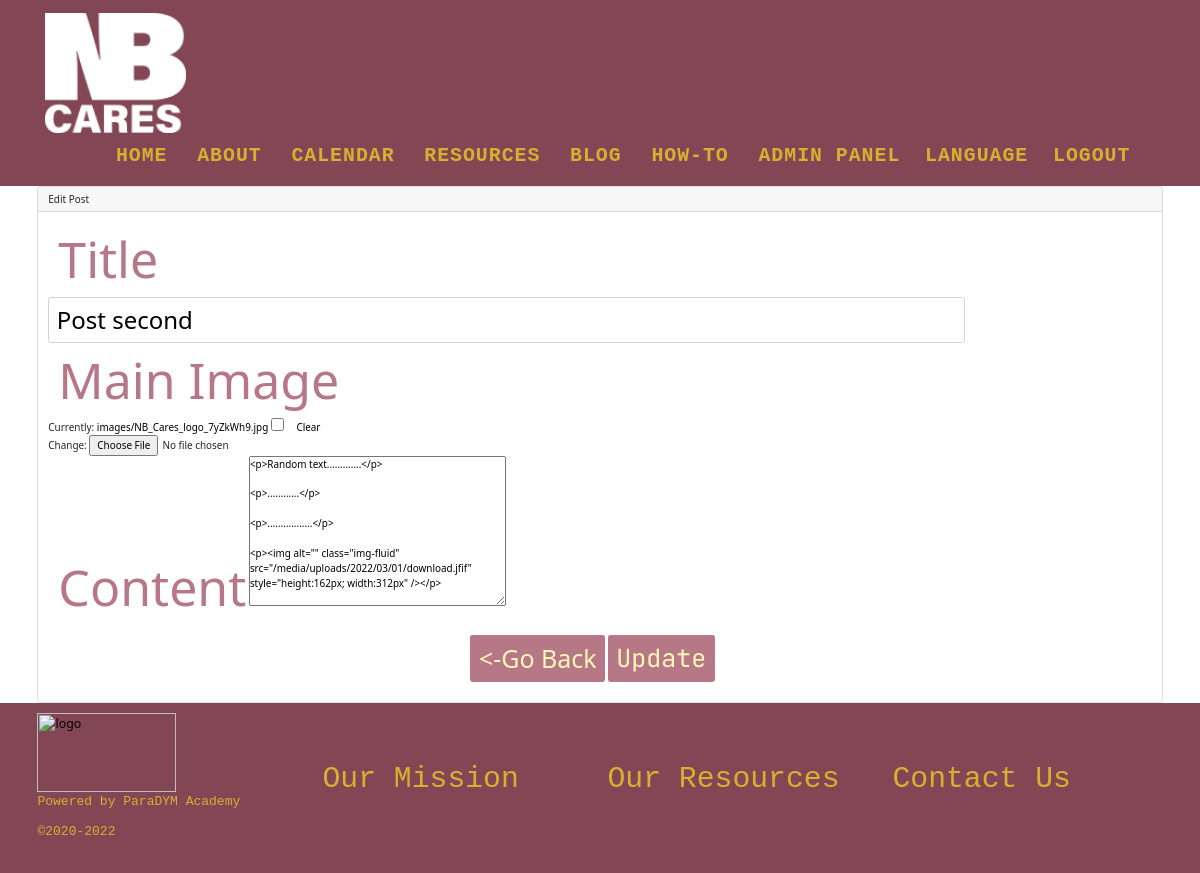
Page /blog/post-second/edit/ (signed in) on the committed database.
### ProjectSite/models.py (models this page shows, shortened)
class Blog(models.Model):
    post_title = models.CharField(max_length=200)
    created_at = models.DateTimeField(auto_now_add=True, blank=True)
    slug = models.SlugField(
        default='',
        editable=False,
    )
    post_content = RichTextUploadingField(null=True, default=True)
    main_image = models.ImageField(upload_to="images/", null=True, blank=True)

### ProjectSite/views.py (the view)
# urls.py: path('blog/<str:title>/edit/', edit_blog.as_view(), name="edit_blog"),
class edit_blog(LoginRequiredMixin, UserPassesTestMixin, UpdateView):
    model = Blog
    form_class = BlogForm
    template_name = 'ProjectSite/edit-blog.html'
    slug_url_kwarg = 'title'
    slug_field = 'slug'
    success_url = reverse_lazy('blog')
    def test_func(self):
        return self.request.user.groups.filter(name='admin')

### ProjectSite/forms.py
class BlogForm(forms.ModelForm):
    class Meta:
        model = Blog
        fields = '__all__'
        widgets = {
            'post_title': forms.TextInput(attrs={
                'class': 'form-control blog-form',
                'placeholder': "Title"
            }),
        }

### ProjectSite/templatetags/user_tags.py (called while the page is built)
@register.filter(name='has_group')
def has_group(user, group_name):
    return user.groups.filter(name=group_name).exists()

### templates/ProjectSite/edit-blog.html (shortened to what this page needs)
{% extends 'ProjectSite/base.html' %}
{% load crispy_forms_filters %}
{% load static %}
{% block body %}
<div class="container">
    <div class="card">
        <div class="card-header">
            Edit Post
        </div>
        <div class="card-body">
            <form method="post" enctype="multipart/form-data" action="">
                <div class="row">
                    <div class="col-9 col-lg-10">
                        <labeL class="blog-title">Title</labeL>
                        {{form.post_title}}
                        <labeL class="blog-title">Main Image</labeL><br>
                        {{form.main_image}}<br>
                        <labeL class="blog-title">Content</labeL>
                        {{form.post_content}}
                    </div>
                    <div class="row my-3">
                        <div class="col text-center">
                            <a href="{% url 'blog' %}" class="btn blog-button"> <-Go Back</a>
                            <button type="submit" class="btn blog-button">Update</button>
                        </div>
                    </div>
                </div>
            </form>
        </div>
    </div>
    </div>
{% endblock %}

### static/css/ProjectSite.css (style rules this page uses)
* { margin: 0; padding: 0; }
html { position: relative; min-height: 100%; font-size: 62%; scroll-behavior: smooth; }
body { --main-color: #EFD466; --primary-color: #D7B030; --button-background: #FFF7B6; --primary-button-background: #b67786; --background-color: #834655; margin-bottom: 180px; }
button { font-family: 'JetBrains Mono', monospace;color: var(--primary-button-background); }
a { text-decoration: none;cursor: pointer; }
.container { width: 100%; padding-right: var(--bs-gutter-x, 0.75rem); padding-left: var(--bs-gutter-x, 0.75rem); margin-right: auto; margin-left: auto; }
@media (min-width: 576px) { .container { max-width: 540px; } }
@media (min-width: 768px) { .container { max-width: 720px; } }
@media (min-width: 992px) { .container { max-width: 960px; } }
@media (min-width: 1200px) { .container { max-width: 1140px; } }
.blog-title { color: var(--primary-button-background); font-size: 50px; }
.blog-button { background-color: var(--primary-button-background); color: var(--button-background); font-size: 25px; }
.blog-form { font-size: 24px; color: black; }
label { margin-left: 10px; }

### templates/ProjectSite/base.html (style rules this page uses)
#page-container { position: relative; min-height: 100vh; margin-bottom: 0px; }
body { top: 0px !important; }

### templates/ProjectSite/edit-blog.html (style rules this page uses)
a, label { color: black; }

### rows in the picture
Blog: post_title "Post second", post_content "<p>Random text.............</p> <p>............</p> <p>.................</p> <p><img alt=\"\" class=\"img-fluid\" src=\"/media/uploads/2022/03/01/download.jfif\" style=\"height:162px; width:312px\" /></p>"
